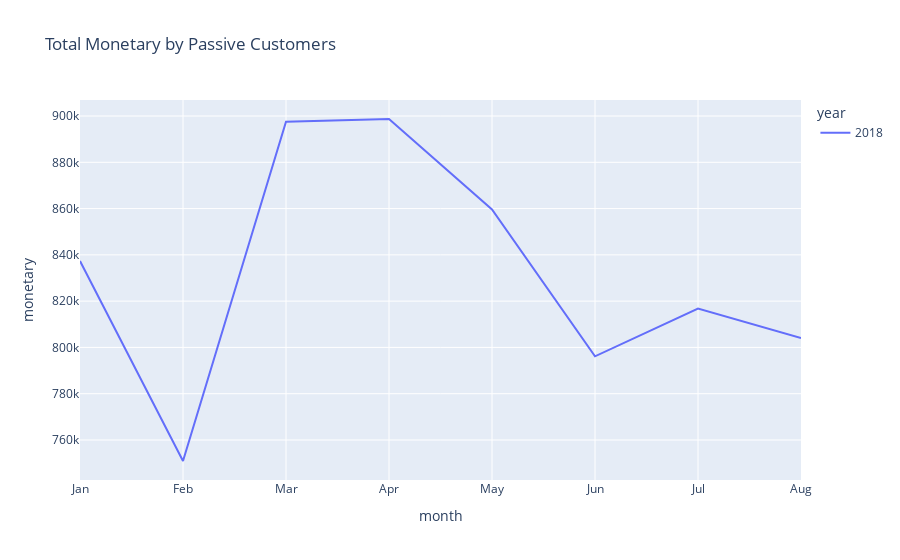

Here is the notebook cell this chart was saved with:
### Markdown cell above
**Exclude 2017 Year because most passive customers transaction in 2018**

### Code cell
px.line(agg, x="month" , y="monetary", color = 'year', line_group = 'year', title = 'Total Monetary by Passive Customers')

### Figure 1 — Plotly figure (JSON) as saved in the notebook; plotly's stock layout.template omitted (floating-point values rounded to 4 significant figures)
{"data": [{"hovertemplate": "year=2018<br>month=%{x}<br>monetary=%{y}<extra></extra>", "legendgroup": "2018", "line": {"color": "#636efa", "dash": "solid"}, "marker": {"symbol": "circle"}, "mode": "lines", "name": "2018", "orientation": "v", "showlegend": true, "type": "scatter", "x": ["Jan", "Feb", "Mar", "Apr", "May", "Jun", "Jul", "Aug"], "xaxis": "x", "y": [837300.0, 750900.0, 897500.0, 898700.0, 859600.0, 796200.0, 816800.0, 804100.0], "yaxis": "y"}], "layout": {"legend": {"title": {"text": "year"}, "tracegroupgap": 0}, "title": {"text": "Total Monetary by Passive Customers"}, "xaxis": {"anchor": "y", "domain": [0, 1], "title": {"text": "month"}}, "yaxis": {"anchor": "x", "domain": [0, 1], "title": {"text": "monetary"}}}}
